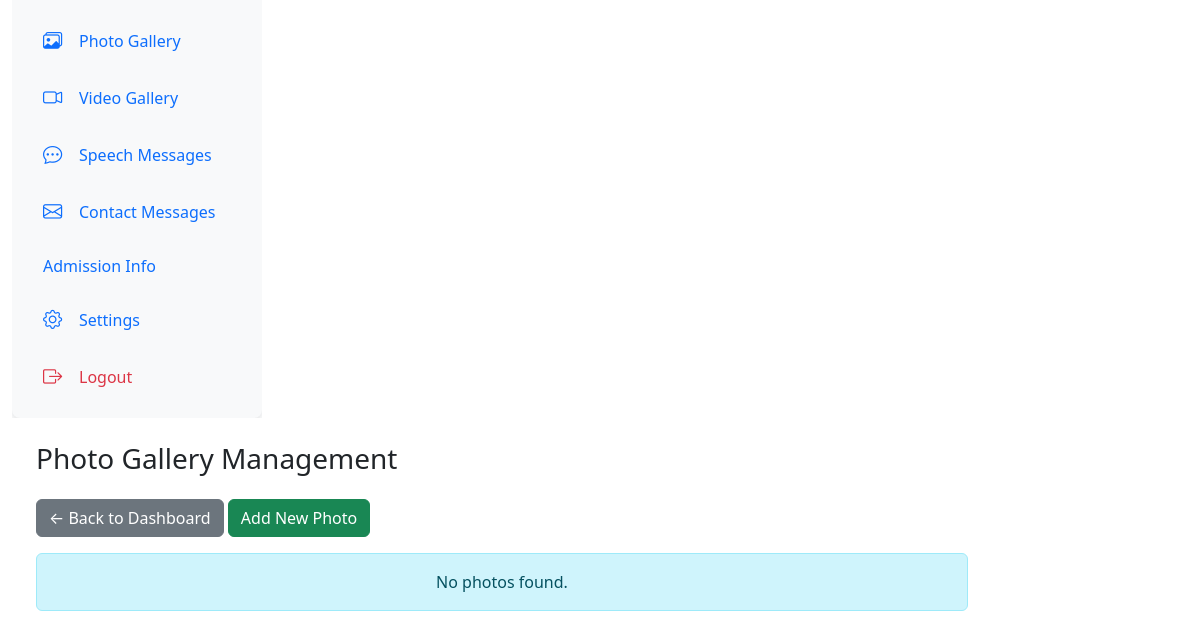
Before: /admin/gallery_photos.php (signed in, lower part) with the older database file.
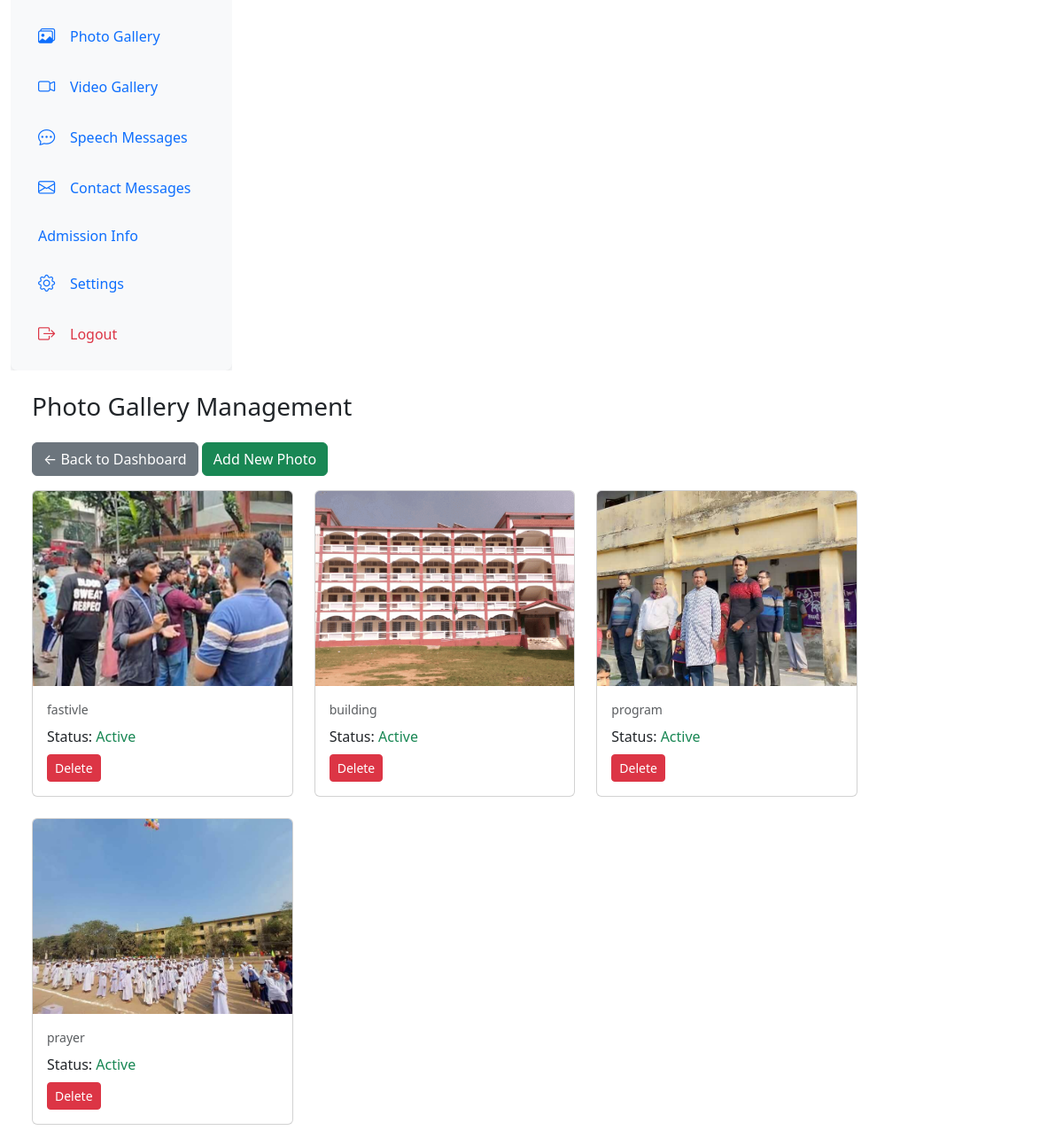
After: the same page with the newer database file.
### tables this page shows
CREATE TABLE `gallery_photos` (
  `id` int(11) NOT NULL,
  `image` varchar(255) NOT NULL,
  `caption` varchar(255) DEFAULT NULL,
  `status` tinyint(1) NOT NULL DEFAULT 1,
  `created_at` timestamp NOT NULL DEFAULT current_timestamp()
);

### admin/gallery_photos.php (the view, shortened to what this page needs)
<?php
require_once '../includes/db.php';
$photos = $conn->query('SELECT * FROM gallery_photos ORDER BY id DESC');
?>
<!DOCTYPE html>
<html lang="en">
<head>
  <link href="https://cdn.jsdelivr.net/npm/bootstrap@5.3.0/dist/css/bootstrap.min.css" rel="stylesheet" />
  <link href="https://cdn.jsdelivr.net/npm/bootstrap-icons@1.10.5/font/bootstrap-icons.css" rel="stylesheet" />
</head>
<body>
<div class="container-fluid">
  <div class="row gx-0">
    <nav id="sidebarMenu" class="col-md-3 col-lg-2 d-md-block bg-light sidebar">
      <?php include '_sidebar.php'; ?>
    </nav>
    <main class="col-md-9 col-lg-10 px-md-4 py-4">
      <h3 class="mb-4">Photo Gallery Management</h3>
      <a href="dashboard.php" class="btn btn-secondary mb-3">&larr; Back to Dashboard</a>
      <button class="btn btn-success mb-3" data-bs-toggle="modal" data-bs-target="#addPhotoModal">Add New Photo</button>
      <div class="row g-4">
        <?php if ($photos && $photos->num_rows > 0): while ($row = $photos->fetch_assoc()): ?>
          <div class="col-md-4 col-sm-6">
            <div class="card h-100">
              <img src="../assets/images/<?php echo htmlspecialchars($row['image']); ?>"
                   class="card-img-top" style="height:220px; object-fit:cover;" alt="gallery" />
              <div class="card-body">
                <div class="card-text small text-muted mb-2"><?php echo htmlspecialchars($row['caption']); ?></div>
                <div>Status: <?php echo $row['status'] ? '<span class="text-success">Active</span>' : '<span class="text-danger">Inactive</span>'; ?></div>
                <a href="?delete=<?php echo $row['id']; ?>" class="btn btn-danger btn-sm mt-2" onclick="return confirm('Delete this photo?');">Delete</a>
              </div>
            </div>
          </div>
        <?php endwhile; else: ?>
          <div class="col-12"><div class="alert alert-info text-center">No photos found.</div></div>
        <?php endif; ?>
      </div>
    </main>
  </div>
</div>
</body>
</html>

### admin/_sidebar.php (shortened to what this page needs)
<link href="https://cdn.jsdelivr.net/npm/bootstrap@5.3.0/dist/css/bootstrap.min.css" rel="stylesheet" />
<link href="https://cdn.jsdelivr.net/npm/bootstrap-icons@1.10.5/font/bootstrap-icons.css" rel="stylesheet" />
<nav id="sidebarMenu" class="collapse d-md-block bg-light sidebar shadow-sm rounded-3 p-3">
  <ul class="nav flex-column nav-pills gap-2">
    <li class="nav-item"><a class="nav-link" href="result_archives.php"><i class="bi bi-archive"></i> Result Archives</a></li>
    <li class="nav-item"><a class="nav-link" href="gallery_photos.php"><i class="bi bi-images"></i> Photo Gallery</a></li>
    <li class="nav-item"><a class="nav-link" href="gallery_videos.php"><i class="bi bi-camera-video"></i> Video Gallery</a></li>
    <li class="nav-item"><a class="nav-link" href="messages.php"><i class="bi bi-chat-dots"></i>Speech Messages</a></li>
    <li class="nav-item"><a class="nav-link" href="contact_messages.php"><i class="bi bi-envelope"></i> Contact Messages</a></li>
    <li class="nav-item"><a class="nav-link" href="admission_info.php"> Admission Info</a></li>
    <li class="nav-item"><a class="nav-link" href="settings.php"><i class="bi bi-gear"></i> Settings</a></li>
    <li class="nav-item mt-auto"><a class="nav-link text-danger" href="logout.php"><i class="bi bi-box-arrow-right"></i> Logout</a></li>
  </ul>
</nav>

### admin/gallery_photos.php (style rules this page uses)
.sidebar { min-height: 100vh; position: sticky; top: 0; }

### admin/_sidebar.php (style rules this page uses)
nav#sidebarMenu { width: 250px; min-height: 100vh; }
nav#sidebarMenu .nav-link { display: flex; align-items: center; padding: 10px 15px; white-space: nowrap; overflow: hidden; text-overflow: ellipsis; }
nav#sidebarMenu .nav-link i { min-width: 24px; margin-right: 12px; font-size: 1.2rem; }
nav#sidebarMenu { overflow-y: auto; }

Changed rows visible on the page:
added gallery_photos: image (picture), caption "fastivle", status "Active"
added gallery_photos: image (picture), caption "building", status "Active"
added gallery_photos: image (picture), caption "program", status "Active"
added gallery_photos: image (picture), caption "prayer", status "Active"
Other visible differences:
text no longer shown: "No photos found."
